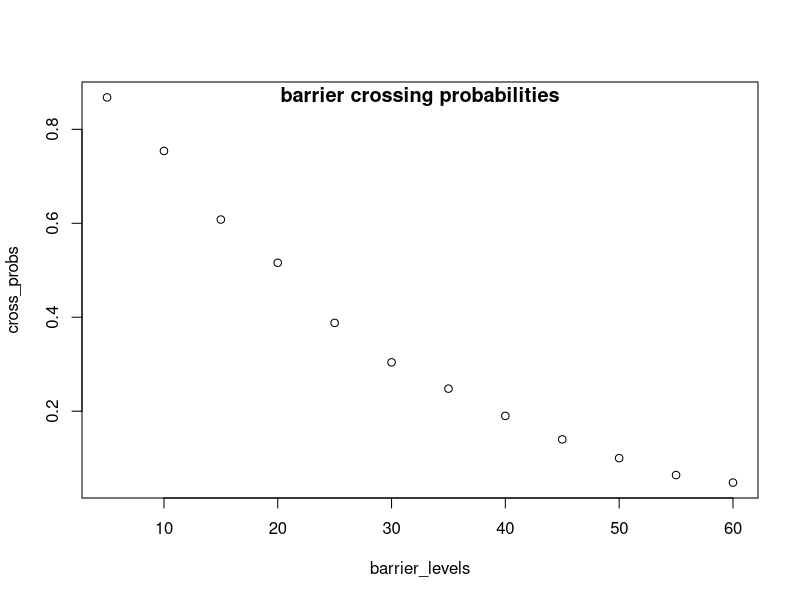

R code for this plot:
#################################
### FRE6871 Homework #5 Solution due Nov 2, 2015
#################################
# Max score 60pts

# The below solutions are examples,
# Slightly different solutions are also possible.

##############
# Summary: Estimate the probability of crossing a price barrier 
# by performing multiple simulations of prices.  
# Estimate the probabilities for several different price barrier 
# levels. 
# Start by defining the simulation parameters: 

# number of simulations
simu_times <- 500
# number of steps in each simulation
simu_length <- 1000
# barrier level
barrier_level <- 20

# Each simulation should consist of a number of simulation steps 
# equal to "simu_length".  At each step of the simulation, a random 
# number should be generated representing the price return (price 
# difference).  The prices should be equal to the cumulative returns.  
# If in a given simulation the prices cross a barrier called 
# "barrier_level", then a boolean vector called "did_cross" 
# should be set to TRUE, and otherwise it should be FALSE. 
# You will need to perform the simulations multiple times, equal 
# to "simu_times", each time recording the value of "did_cross". 

# 1. (20pts) Perform an sapply() loop multiple times, up to 
# "simu_times". Inside the loop perform a simulation of prices 
# crossing a barrier.  Adapt the code from the slide titled 
# "Simulating Barrier Options Using Vectorized Functions".
# The sapply() loop should return a boolean vector called 
# "did_cross" that should be set to TRUE if prices 
# crossed "barrier_level", and otherwise it should be FALSE. 
# "did_cross" should be a vector of length "simu_times". 

# hint: you can use an anonymous function that accepts an 
# integer argument (the loop count) and returns a boolean 
# value. 
# You can compare the simulated price vector to "barrier_level", 
# to determine if at any point the prices reached above the 
# "barrier_level".  If they did, then they must have crossed 
# "barrier_level" at some point. 
# The comparison of the prices with the "barrier_level" 
# produces a boolean vector, whose sum is zero only if prices 
# never crossed "barrier_level", and is greater than zero if
# they did. 
# You can use functions sapply(), sum(), cumsum(), and rnorm(), 

# reset random number generator
set.seed(1121)
did_cross <- sapply(1:simu_times, function(sim_u) {
  # simulate prices, return TRUE if they crossed "barrier_level"
  sum(cumsum(rnorm(simu_length)) > barrier_level) > 0
})  # end sapply

# Calculate the probability of crossing the "barrier_level" 
# as the sum of "did_cross" divided by "simu_times". 

sum(did_cross)/simu_times


# 2. (20pts) Perform the same simulation as in p.1 but without 
# using an apply() loop, only using vectorized functions. 
# Start by creating a matrix of random numbers with dimensions 
# "simu_times" columns by "simu_length" rows, using rnorm(), 
# and call it "price_s". 
# Apply function colCumsums() from package "matrixStats" to 
# "price_s", to calculate the cumulative sums of its columns. 
# You can use functions matrix(), colCumsums(), and rnorm(), 

# load package matrixStats
library(matrixStats)
# reset random number generator
set.seed(1121)
price_s <- matrix(rnorm(simu_times*simu_length), 
                  ncol=simu_times)
price_s <- colCumsums(price_s)

# The columns of "price_s" represent vectors of simulated prices. 
# Following the methodology of p.1, compare the simulated prices 
# to "barrier_level", and produce a boolean matrix. 
# Sum up the columns of the boolean matrix to determine the 
# simulations for which the prices crossed the "barrier_level". 
# and call this boolean vector "did_cross". 
# "did_cross" should be a vector of length "simu_times". 
# You can use function colSums() from package "matrixStats", 

did_cross <- colSums(price_s > barrier_level) > 0

# Calculate the probability of crossing the "barrier_level" 
# as the sum of "did_cross" divided by "simu_times". 

sum(did_cross)/simu_times


# 3. (20pts) Estimate the probabilities for a vector of 
# different price barrier levels. 
# Create a named numeric vector called "barrier_levels" 
# with values from=5, to=60, by=5. 
# You can use functions seq(), structure(), and names(), 

barrier_levels <- seq(from=5, to=60, by=5)
barrier_levels <- structure(barrier_levels, names=paste0("barr", barrier_levels))
# or
barrier_levels <- seq(from=5, to=60, by=5)
names(barrier_levels) <- paste0("barr", barrier_levels)

# Perform an sapply() loop over "barrier_levels". 
# Inside the loop calculate the probabilities of crossing 
# the "barrier_level", and call the resulting vector 
# "cross_probs". 
# hint: you don't need to recalculate "price_s", and can 
# use the "price_s" from p.2, 
# To receive full credit you shouldn't recalculate "price_s"
# for different values of "barrier_levels". 
# You can use functions sapply(), sum(), colSums(), and 
# an anonymous function.

cross_probs <- sapply(barrier_levels, function(barrier_level) {
  # sum up number of simulations when prices crossed "barrier_level"
  sum(colSums(price_s > barrier_level) > 0)/simu_times
})  # end sapply

# Create a scatterplot of "cross_probs" versus "barrier_levels". 
# You can use functions plot() and title(). 

plot(x=barrier_levels, y=cross_probs)
# add title
title(main="barrier crossing probabilities", line=-1)


